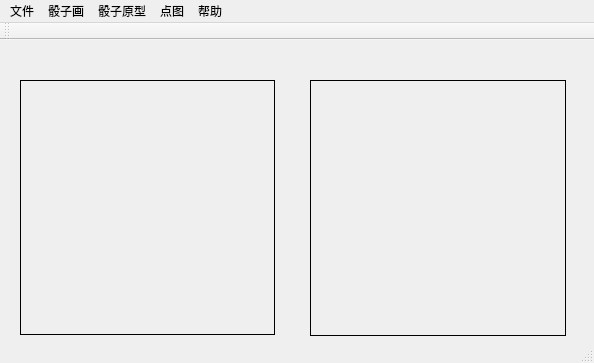
<?xml version="1.0" encoding="UTF-8"?>
<ui version="4.0">
 <class>MainWindow</class>
 <widget class="QMainWindow" name="MainWindow">
  <property name="geometry">
   <rect>
    <x>0</x>
    <y>0</y>
    <width>594</width>
    <height>363</height>
   </rect>
  </property>
  <property name="windowTitle">
   <string>chapter6</string>
  </property>
  <widget class="QWidget" name="centralWidget">
   <widget class="QLabel" name="label1">
    <property name="geometry">
     <rect>
      <x>20</x>
      <y>40</y>
      <width>255</width>
      <height>255</height>
     </rect>
    </property>
    <property name="frameShape">
     <enum>QFrame::Box</enum>
    </property>
    <property name="text">
     <string/>
    </property>
   </widget>
   <widget class="QLabel" name="label2">
    <property name="geometry">
     <rect>
      <x>310</x>
      <y>40</y>
      <width>256</width>
      <height>256</height>
     </rect>
    </property>
    <property name="frameShape">
     <enum>QFrame::Box</enum>
    </property>
    <property name="text">
     <string/>
    </property>
   </widget>
  </widget>
  <widget class="QMenuBar" name="menuBar">
   <property name="geometry">
    <rect>
     <x>0</x>
     <y>0</y>
     <width>594</width>
     <height>23</height>
    </rect>
   </property>
   <widget class="QMenu" name="menu">
    <property name="title">
     <string>文件</string>
    </property>
    <addaction name="openLenaJpg"/>
    <addaction name="openCustomeFile"/>
    <addaction name="restoreFile"/>
    <addaction name="Clear"/>
    <addaction name="exitSystem"/>
   </widget>
   <widget class="QMenu" name="menu_2">
    <property name="title">
     <string>帮助</string>
    </property>
    <addaction name="aboutMe"/>
    <addaction name="contactUs"/>
   </widget>
   <widget class="QMenu" name="menu_3">
    <property name="title">
     <string>骰子画</string>
    </property>
    <addaction name="myDefine"/>
    <addaction name="useResize"/>
    <addaction name="windowShow"/>
   </widget>
   <widget class="QMenu" name="menu_4">
    <property name="title">
     <string>点图</string>
    </property>
    <addaction name="horizen"/>
    <addaction name="vertical"/>
    <addaction name="circle"/>
    <addaction name="mySum"/>
    <addaction name="myAbstrct"/>
    <addaction name="myTriple"/>
    <addaction name="myRand"/>
   </widget>
   <widget class="QMenu" name="menu_6">
    <property name="title">
     <string>骰子原型</string>
    </property>
    <addaction name="number0"/>
    <addaction name="number1"/>
    <addaction name="number2"/>
    <addaction name="number3"/>
    <addaction name="number4"/>
    <addaction name="number5"/>
    <addaction name="number6"/>
    <addaction name="number7"/>
    <addaction name="number8"/>
    <addaction name="number9"/>
   </widget>
   <addaction name="menu"/>
   <addaction name="menu_3"/>
   <addaction name="menu_6"/>
   <addaction name="menu_4"/>
   <addaction name="menu_2"/>
  </widget>
  <widget class="QToolBar" name="mainToolBar">
   <attribute name="toolBarArea">
    <enum>TopToolBarArea</enum>
   </attribute>
   <attribute name="toolBarBreak">
    <bool>false</bool>
   </attribute>
  </widget>
  <widget class="QStatusBar" name="statusBar"/>
  <action name="openLenaJpg">
   <property name="text">
    <string>打开测试文件（lena.jpg)</string>
   </property>
  </action>
  <action name="openCustomeFile">
   <property name="text">
    <string>打开自定义文件</string>
   </property>
  </action>
  <action name="restoreFile">
   <property name="text">
    <string>还原</string>
   </property>
  </action>
  <action name="exitSystem">
   <property name="text">
    <string>退出</string>
   </property>
  </action>
  <action name="aboutMe">
   <property name="text">
    <string>关于</string>
   </property>
  </action>
  <action name="contactUs">
   <property name="text">
    <string>联系我们</string>
   </property>
  </action>
  <action name="myDefine">
   <property name="text">
    <string>自定义特征矩阵</string>
   </property>
  </action>
  <action name="useResize">
   <property name="text">
    <string>resize实现</string>
   </property>
  </action>
  <action name="windowShow">
   <property name="text">
    <string>窗口显示</string>
   </property>
  </action>
  <action name="horizen">
   <property name="text">
    <string>横向</string>
   </property>
  </action>
  <action name="vertical">
   <property name="text">
    <string>纵向</string>
   </property>
  </action>
  <action name="circle">
   <property name="text">
    <string>扇形</string>
   </property>
  </action>
  <action name="mySum">
   <property name="text">
    <string>求和</string>
   </property>
  </action>
  <action name="myAbstrct">
   <property name="text">
    <string>求差</string>
   </property>
  </action>
  <action name="myTriple">
   <property name="text">
    <string>对角线</string>
   </property>
  </action>
  <action name="myRand">
   <property name="text">
    <string>随机</string>
   </property>
  </action>
  <action name="myIndex">
   <property name="checkable">
    <bool>false</bool>
   </property>
   <property name="enabled">
    <bool>false</bool>
   </property>
   <property name="text">
    <string>顺序图</string>
   </property>
   <property name="visible">
    <bool>false</bool>
   </property>
  </action>
  <action name="myRand2">
   <property name="text">
    <string>随机图</string>
   </property>
  </action>
  <action name="myRand3">
   <property name="text">
    <string>骰子</string>
   </property>
  </action>
  <action name="number0">
   <property name="text">
    <string>原型0</string>
   </property>
  </action>
  <action name="number1">
   <property name="text">
    <string>原型1</string>
   </property>
  </action>
  <action name="number2">
   <property name="text">
    <string>原型2</string>
   </property>
  </action>
  <action name="number3">
   <property name="text">
    <string>原型3</string>
   </property>
  </action>
  <action name="number4">
   <property name="text">
    <string>原型4</string>
   </property>
  </action>
  <action name="number5">
   <property name="text">
    <string>原型5</string>
   </property>
  </action>
  <action name="number6">
   <property name="text">
    <string>原型6</string>
   </property>
  </action>
  <action name="number7">
   <property name="text">
    <string>原型7</string>
   </property>
  </action>
  <action name="number8">
   <property name="text">
    <string>原型8</string>
   </property>
  </action>
  <action name="number9">
   <property name="text">
    <string>原型9</string>
   </property>
  </action>
  <action name="Clear">
   <property name="text">
    <string>清除</string>
   </property>
  </action>
 </widget>
 <layoutdefault spacing="6" margin="11"/>
 <resources/>
 <connections/>
</ui>
